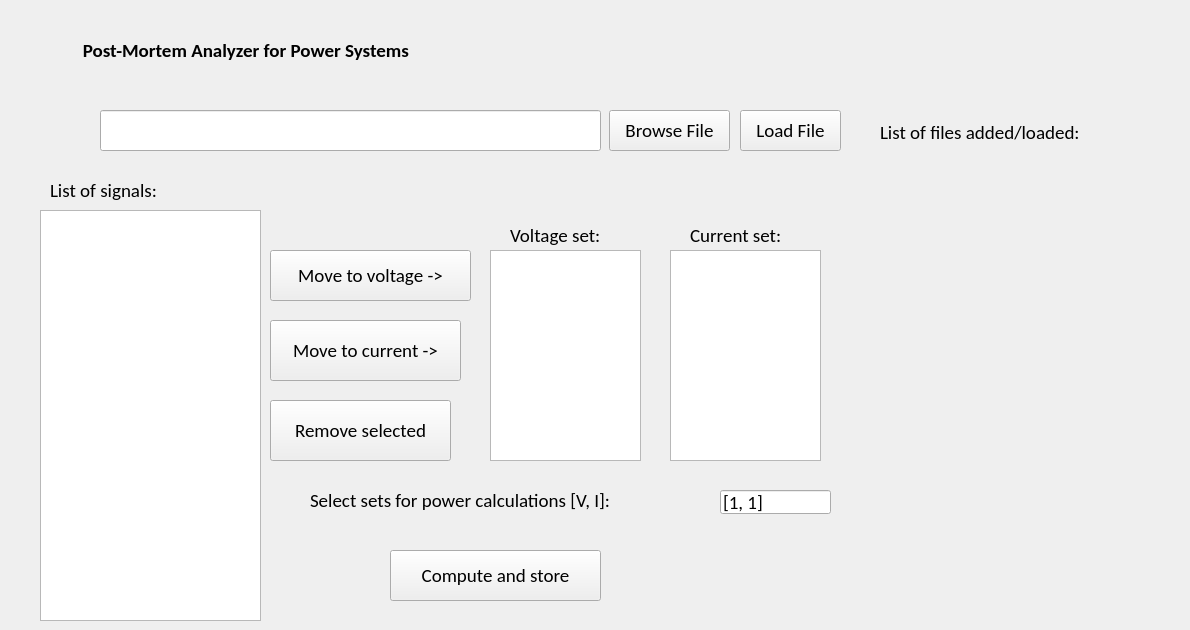
    <widget class="QWidget" name="tab">
     <attribute name="title">
      <string>Load Data</string>
     </attribute>
     <widget class="QLineEdit" name="LE_file_path">
      <property name="geometry">
       <rect>
        <x>100</x>
        <y>110</y>
        <width>501</width>
        <height>41</height>
       </rect>
      </property>
      <property name="placeholderText">
       <string notr="true" extracomment="Path of file to be added/loaded"/>
      </property>
      <property name="clearButtonEnabled">
       <bool>false</bool>
      </property>
     </widget>
     <widget class="QPushButton" name="browse_file_location">
      <property name="geometry">
       <rect>
        <x>609</x>
        <y>110</y>
        <width>121</width>
        <height>41</height>
       </rect>
      </property>
      <property name="font">
       <font>
        <family>Calibri</family>
        <pointsize>14</pointsize>
       </font>
      </property>
      <property name="text">
       <string>Browse File</string>
      </property>
     </widget>
     <widget class="QListWidget" name="LW_attribute_list">
      <property name="geometry">
       <rect>
        <x>40</x>
        <y>210</y>
        <width>221</width>
        <height>411</height>
       </rect>
      </property>
      <property name="font">
       <font>
        <family>Calibri</family>
        <pointsize>14</pointsize>
        <bold>false</bold>
       </font>
      </property>
     </widget>
     <widget class="DeselectableTreeView" name="LW_voltage_set">
      <property name="geometry">
       <rect>
        <x>490</x>
        <y>250</y>
        <width>151</width>
        <height>211</height>
       </rect>
      </property>
      <property name="font">
       <font>
        <family>Calibri</family>
        <pointsize>14</pointsize>
        <bold>false</bold>
       </font>
      </property>
     </widget>
     <widget class="DeselectableTreeView" name="LW_current_set">
      <property name="geometry">
       <rect>
        <x>670</x>
        <y>250</y>
        <width>151</width>
        <height>211</height>
       </rect>
      </property>
      <property name="font">
       <font>
        <family>Calibri</family>
        <pointsize>14</pointsize>
        <bold>false</bold>
       </font>
      </property>
     </widget>
     <widget class="QLabel" name="label">
      <property name="geometry">
       <rect>
        <x>50</x>
        <y>180</y>
        <width>261</width>
        <height>21</height>
       </rect>
      </property>
      <property name="font">
       <font>
        <family>Calibri</family>
        <pointsize>14</pointsize>
       </font>
      </property>
      <property name="text">
       <string>List of signals:</string>
      </property>
     </widget>
     <widget class="QLabel" name="label_2">
      <property name="geometry">
       <rect>
        <x>510</x>
        <y>220</y>
        <width>131</width>
        <height>31</height>
       </rect>
      </property>
      <property name="font">
       <font>
        <family>Calibri</family>
        <pointsize>14</pointsize>
       </font>
      </property>
      <property name="toolTip">
       <string notr="true" extracomment="The voltages will be grouped in groups of 3, so enter variables appropriately"/>
      </property>
      <property name="toolTipDuration">
       <number>2000</number>
      </property>
      <property name="text">
       <string>Voltage set:</string>
      </property>
     </widget>
     <widget class="QLabel" name="label_3">
      <property name="geometry">
       <rect>
        <x>690</x>
        <y>225</y>
        <width>131</width>
        <height>21</height>
       </rect>
      </property>
      <property name="font">
       <font>
        <family>Calibri</family>
        <pointsize>14</pointsize>
       </font>
      </property>
      <property name="toolTip">
       <string notr="true" extracomment="The currents will be grouped in groups of 3, so enter variables appropriately"/>
      </property>
      <property name="toolTipDuration">
       <number>2000</number>
      </property>
      <property name="text">
       <string>Current set:</string>
      </property>
     </widget>
     <widget class="QPushButton" name="PB_move_to_voltage">
      <property name="geometry">
       <rect>
        <x>270</x>
        <y>250</y>
        <width>201</width>
        <height>51</height>
       </rect>
      </property>
      <property name="font">
       <font>
        <family>Calibri</family>
        <pointsize>14</pointsize>
        <bold>false</bold>
       </font>
      </property>
      <property name="text">
       <string>Move to voltage -&gt;</string>
      </property>
     </widget>
     <widget class="QPushButton" name="PB_move_to_current">
      <property name="geometry">
       <rect>
        <x>270</x>
        <y>320</y>
        <width>191</width>
        <height>61</height>
       </rect>
      </property>
      <property name="font">
       <font>
        <family>Calibri</family>
        <pointsize>14</pointsize>
       </font>
      </property>
      <property name="text">
       <string>Move to current -&gt;</string>
      </property>
     </widget>
     <widget class="QPushButton" name="PB_remove_entry">
      <property name="geometry">
       <rect>
        <x>270</x>
        <y>400</y>
        <width>181</width>
        <height>61</height>
       </rect>
      </property>
      <property name="font">
       <font>
        <family>Calibri</family>
        <pointsize>14</pointsize>
       </font>
      </property>
      <property name="mouseTracking">
       <bool>true</bool>
      </property>
      <property name="toolTip">
       <string notr="true" extracomment="To remove selection, click inside the set on blank area."/>
      </property>
      <property name="toolTipDuration">
       <number>10000</number>
      </property>
      <property name="text">
       <string>Remove selected</string>
      </property>
      <property name="autoDefault">
       <bool>true</bool>
      </property>
     </widget>
     <widget class="QLabel" name="label_5">
      <property name="geometry">
       <rect>
        <x>310</x>
        <y>480</y>
        <width>421</width>
        <height>41</height>
       </rect>
      </property>
      <property name="font">
       <font>
        <family>Calibri</family>
        <pointsize>14</pointsize>
       </font>
      </property>
      <property name="text">
       <string>Select sets for power calculations [V, I]:</string>
      </property>
     </widget>
     <widget class="QLabel" name="TT_set_selection">
      <property name="geometry">
       <rect>
        <x>600</x>
        <y>467</y>
        <width>16</width>
        <height>16</height>
       </rect>
      </property>
      <property name="sizePolicy">
       <sizepolicy hsizetype="Minimum" vsizetype="Minimum">
        <horstretch>0</horstretch>
        <verstretch>0</verstretch>
       </sizepolicy>
      </property>
      <property name="minimumSize">
       <size>
        <width>16</width>
        <height>16</height>
       </size>
      </property>
      <property name="text">
       <string/>
      </property>
      <property name="pixmap">
       <pixmap>../../../../../../.designer/backup/question.png</pixmap>
      </property>
      <property name="scaledContents">
       <bool>true</bool>
      </property>
     </widget>
     <widget class="QLabel" name="TT_voltage_set">
      <property name="geometry">
       <rect>
        <x>573</x>
        <y>229</y>
        <width>16</width>
        <height>16</height>
       </rect>
      </property>
      <property name="sizePolicy">
       <sizepolicy hsizetype="Fixed" vsizetype="Fixed">
        <horstretch>0</horstretch>
        <verstretch>0</verstretch>
       </sizepolicy>
      </property>
      <property name="minimumSize">
       <size>
        <width>16</width>
        <height>16</height>
       </size>
      </property>
      <property name="maximumSize">
       <size>
        <width>16</width>
        <height>16</height>
       </size>
      </property>
      <property name="text">
       <string/>
      </property>
      <property name="pixmap">
       <pixmap>../../../../../../.designer/backup/question.png</pixmap>
      </property>
      <property name="scaledContents">
       <bool>true</bool>
      </property>
     </widget>
     <widget class="QLabel" name="TT_current_set">
      <property name="geometry">
       <rect>
        <x>753</x>
        <y>229</y>
        <width>16</width>
        <height>16</height>
       </rect>
      </property>
      <property name="sizePolicy">
       <sizepolicy hsizetype="Fixed" vsizetype="Fixed">
        <horstretch>0</horstretch>
        <verstretch>0</verstretch>
       </sizepolicy>
      </property>
      <property name="minimumSize">
       <size>
        <width>16</width>
        <height>16</height>
       </size>
      </property>
      <property name="maximumSize">
       <size>
        <width>16</width>
        <height>16</height>
       </size>
      </property>
      <property name="text">
       <string/>
      </property>
      <property name="pixmap">
       <pixmap>../../../../../../.designer/backup/question.png</pixmap>
      </property>
      <property name="scaledContents">
       <bool>true</bool>
      </property>
     </widget>
     <widget class="QLabel" name="TT_remove_selection">
      <property name="geometry">
       <rect>
        <x>430</x>
        <y>415</y>
        <width>16</width>
        <height>16</height>
       </rect>
      </property>
      <property name="sizePolicy">
       <sizepolicy hsizetype="Minimum" vsizetype="Minimum">
        <horstretch>0</horstretch>
        <verstretch>0</verstretch>
       </sizepolicy>
      </property>
      <property name="minimumSize">
       <size>
        <width>16</width>
        <height>16</height>
       </size>
      </property>
      <property name="text">
       <string/>
      </property>
      <property name="pixmap">
       <pixmap>../../../../../../.designer/backup/question.png</pixmap>
      </property>
      <property name="scaledContents">
       <bool>true</bool>
      </property>
     </widget>
     <widget class="QLineEdit" name="LE_power_selection">
      <property name="geometry">
       <rect>
        <x>720</x>
        <y>490</y>
        <width>111</width>
        <height>24</height>
       </rect>
      </property>
      <property name="font">
       <font>
        <family>Calibri</family>
        <pointsize>14</pointsize>
        <bold>false</bold>
       </font>
      </property>
      <property name="text">
       <string>[1, 1]</string>
      </property>
     </widget>
     <widget class="QPushButton" name="PB_compute_values">
      <property name="geometry">
       <rect>
        <x>390</x>
        <y>550</y>
        <width>211</width>
        <height>51</height>
       </rect>
      </property>
      <property name="font">
       <font>
        <family>Calibri</family>
        <pointsize>14</pointsize>
       </font>
      </property>
      <property name="text">
       <string>Compute and store</string>
      </property>
     </widget>
     <widget class="QPushButton" name="PB_load_file">
      <property name="geometry">
       <rect>
        <x>740</x>
        <y>110</y>
        <width>101</width>
        <height>41</height>
       </rect>
      </property>
      <property name="font">
       <font>
        <family>Calibri</family>
        <pointsize>14</pointsize>
       </font>
      </property>
      <property name="text">
       <string>Load File</string>
      </property>
     </widget>
     <widget class="QLabel" name="label_list_of_files">
      <property name="geometry">
       <rect>
        <x>880</x>
        <y>120</y>
        <width>301</width>
        <height>451</height>
       </rect>
      </property>
      <property name="font">
       <font>
        <family>Calibri</family>
        <pointsize>14</pointsize>
       </font>
      </property>
      <property name="text">
       <string>List of files added/loaded:</string>
      </property>
      <property name="alignment">
       <set>Qt::AlignLeading|Qt::AlignLeft|Qt::AlignTop</set>
      </property>
      <property name="wordWrap">
       <bool>true</bool>
      </property>
      <property name="margin">
       <number>0</number>
      </property>
     </widget>
     <widget class="QLabel" name="label_24">
      <property name="geometry">
       <rect>
        <x>10</x>
        <y>30</y>
        <width>641</width>
        <height>41</height>
       </rect>
      </property>
      <property name="font">
       <font>
        <family>Calibri</family>
        <pointsize>14</pointsize>
        <bold>true</bold>
       </font>
      </property>
      <property name="text">
       <string>                 Post-Mortem Analyzer for Power Systems</string>
      </property>
     </widget>
    </widget>
